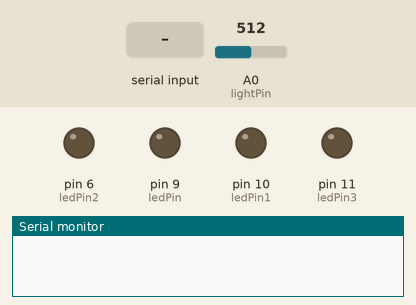
The sketch below on a simulated Arduino Uno, built with avr-gcc and run on an emulated ATmega328P. Shown: output pins drawn as LEDs (lit = HIGH), the last lines printed to the serial monitor. Inputs (shaded band) come from the test bench; at power-on: A0 (lightPin) = 512.

Above: at 1.2 s.
1.3 s: "1\n" received over Serial
At 1.9 s:
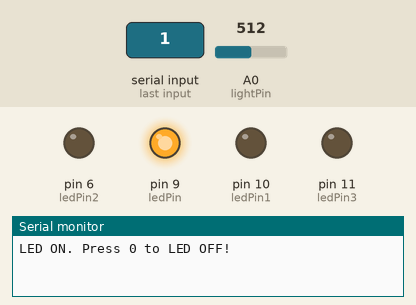
At 6.9 s:
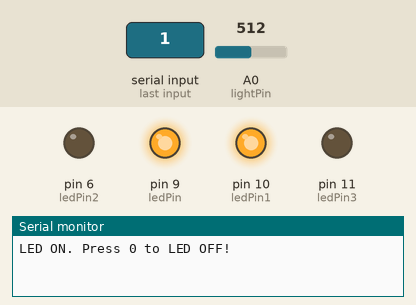
Timing chart, 0 to 17.8 s (numbered marks = the images above; inputs shaded):
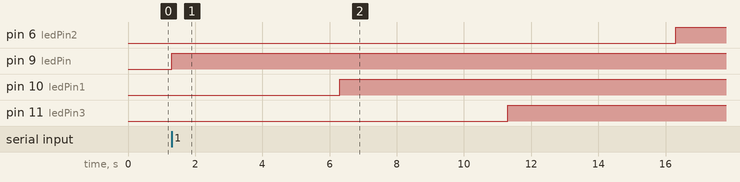

The sketch:

Sonata3.ino
```cpp
#include <Time.h>

//int m, d, y;
int h, mi, s;
unsigned long prevDisplay;

int lightPin = 0;  //define a pin for Photo resistor
// row 1
int ledPin = 9;     //define a pin for LED
// row 2
int ledPin1 = 10;
// row 4
int ledPin2 = 6;
// row 3
int ledPin3 = 11;
int photocellReading;
int LEDbrightness;
bool isOn = false;
char incomingByte;

void allOn();

void setup()
{
    Serial.begin(9600);  //Begin serial communcation
    pinMode( ledPin, OUTPUT );
  //  getClockInfo();
   // setTime(h,mi,s,0,0,0);
   // prevDisplay = now();
}

void loop()
{

  photocellReading = analogRead(lightPin) - 888;
  //photocellReading = analogRead(lightPin);
 // Serial.println(photocellReading);

  LEDbrightness = map(photocellReading, 0, 111, 0, 255);
  //Serial.println(photocellReading);


    if (Serial.available() > 0) {  // if the data came

    incomingByte = Serial.read(); // read byte

    if(incomingByte == '0') {
      isOn = false;
       //digitalWrite(ledPin, LOW);  // if 1, switch LED Off
       Serial.println("LED OFF. Press 1 to LED ON!");  // print message
    }
    if(incomingByte == '1') {
      isOn = true;
       //digitalWrite(ledPin, HIGH); // if 0, switch LED on
       Serial.println("LED ON. Press 0 to LED OFF!");
    }
  }

  if (isOn)
  {
    firstRowLED();
    delay(5000);
    secondRowLED();
    delay(5000);
    thirdRowLED();
    delay(5000);
    fourthRowLED();
    delay(2000); //short delay for faster response to light.
    allOff();
    // if statement here for sleep flag
    delay(10000);
    //if(photocellReading < 90){
      //allOn();
    //}
    //else if(photocellReading > 30){
    //  darkCase();
    //}
    //else {
    //  reading(photocellReading);
    //}
  }

}

void reading(int photocellReading)
{
  int bright = 255;
  int lessBright = 80;
  int dim = 25;
  int dark = 10;
 if(photocellReading < 25){
  //Serial.println(" - Bright room");
  analogWrite(ledPin, bright);
 }
 else if(photocellReading < 50){
  //Serial.println(" - Slightly bright");
  analogWrite(ledPin, lessBright);
 }
 else if(photocellReading < 80){
  //Serial.println(" - Dim room");
   analogWrite(ledPin, dim);
 }
 else if(photocellReading > 80){
  //Serial.println(" - Dark");
   analogWrite(ledPin, dark);
 }
}
void firstRowLED(){
  analogWrite(ledPin, 255);
}

void secondRowLED(){
  int bright = 255;
  int lessBright = 80;
  int dim = 25;
  int dark = 10;
  analogWrite(ledPin1, 255);
}
void thirdRowLED(){
  int bright = 255;
  int lessBright = 80;
  int dim = 25;
  int dark = 10;
  analogWrite(ledPin3, 255);
}

void fourthRowLED(){
  int bright = 255;
  int lessBright = 80;
  int dim = 25;
  int dark = 10;
  analogWrite(ledPin2, 255);
}

void firstRowOff(){
  analogWrite(ledPin, 0);
}

void secondRowOff(){
  analogWrite(ledPin1, 0);
}

void thirdRowOff(){
  analogWrite(ledPin2, 0);
}

void fourthRowOff(){
  analogWrite(ledPin3, 0);
}

void allOn()
{
 firstRowLED();
 secondRowLED();
 thirdRowLED();
 fourthRowLED();
}

void allOff()
{
  firstRowOff();
  secondRowOff();
  thirdRowOff();
  fourthRowOff();
 //digitalWrite(ledPin, LOW);
}

void lightsDim()
{
 digitalWrite(ledPin, (photocellReading));
}

void darkCase(){
  analogWrite(ledPin, 10);
  delay(15000);
  analogWrite(ledPin, 25);
  analogWrite(ledPin1, 10);
  delay(15000);
  analogWrite(ledPin, 80);
  analogWrite(ledPin1, 25);
  analogWrite(ledPin2, 10);
  delay(15000);
  analogWrite(ledPin, 160);
  analogWrite(ledPin1, 80);
  analogWrite(ledPin2, 25);
  analogWrite(ledPin3, 10);
  delay(15000);
  analogWrite(ledPin, 255);
  analogWrite(ledPin1, 160);
  analogWrite(ledPin2, 80);
  analogWrite(ledPin3, 25);
  delay(15000);
  analogWrite(ledPin1, 255);
  analogWrite(ledPin2, 160);
  analogWrite(ledPin3, 80);
  delay(15000);
  analogWrite(ledPin2, 255);
  analogWrite(ledPin3, 160);
  delay(15000);
  analogWrite(ledPin3, 255);
  delay(90000000);
}

void getClockInfo(){
    int userInput;
    char buffer[4];

      Serial.println("Please enter the current Hour:");
      //Serial.println(buffer);
      //hour
  do{
      userInput = -1;
      while(Serial.available() == 0); //wait for input
          int length = Serial.readBytesUntil('\n', buffer, 3);
            if(length < 4){
              buffer[length] = '\0';
            if(length == 1){
              buffer[2] = '\0';
            }
      }
    if(isdigit(buffer[0]) && (isdigit(buffer[1]) || buffer[1] == '\0') && buffer[2] == '\0'){
          userInput = atoi(buffer);
    }
    if(userInput < 0 || userInput > 23){
          Serial.println("Invalid input. Please enter a number from 0-23.");
    }
      Serial.end();
      Serial.begin(9600);
  }while(userInput < 0 || userInput > 23);
        h = userInput;
      Serial.println("Please enter the current Minutes:");
  //minute
  do{
        userInput = -1;
        while(Serial.available() == 0); //wait for input
          int length = Serial.readBytesUntil('\n', buffer, 3);
            if(length < 4){
                buffer[length] = '\0';
            if(length == 1){
                buffer[2] = '\0';
            }
      }
    if(isdigit(buffer[0]) && (isdigit(buffer[1]) || buffer[1] == '\0') && buffer[2] == '\0'){
            userInput = atoi(buffer);
    }
    if(userInput < 0 || userInput > 59){
            Serial.println("Invalid input. Please enter a number from 0-59.");
    }
            Serial.end();
            Serial.begin(9600);
  }while(userInput < 0 || userInput > 59);
        mi = userInput;

            Serial.println("Please enter the current seconds:");
  //second
  do{
        userInput = -1;
        while(Serial.available() == 0); //wait for input
            int length = Serial.readBytesUntil('\n', buffer, 3);
    //null terminator setting
          if(length < 4){
            buffer[length] = '\0';
              if(length == 1){
                buffer[2] = '\0';
              }
          }
    if(isdigit(buffer[0]) && (isdigit(buffer[1]) || buffer[1] == '\0') && buffer[2] == '\0'){
          userInput = atoi(buffer);
    }
    if(userInput < 0 || userInput > 59){
          Serial.println("Invalid input. Please enter a number from 0-59.");
    }
          Serial.end();
          Serial.begin(9600);
  }while(userInput < 0 || userInput > 59);
      s = userInput;

    return;
}

void serialClockDisplay(){

      if(hour() < 10){
      }
      else{
      }
        Serial.print(hour());
        Serial.print(":");
      if(minute() < 10){
        Serial.print('0');
      }
        Serial.print(minute());
        Serial.print(":");
      if(second() < 10){
        Serial.print('0');
      }
      Serial.print(second());
}
```

Measured:
- after the input at 1.3 s, pin 6 (ledPin2): LOW → HIGH after 15.0 s; pin 9 (ledPin): LOW → HIGH at once; pin 10 (ledPin1): LOW → HIGH after 5.0 s; pin 11 (ledPin3): LOW → HIGH after 10.0 s
